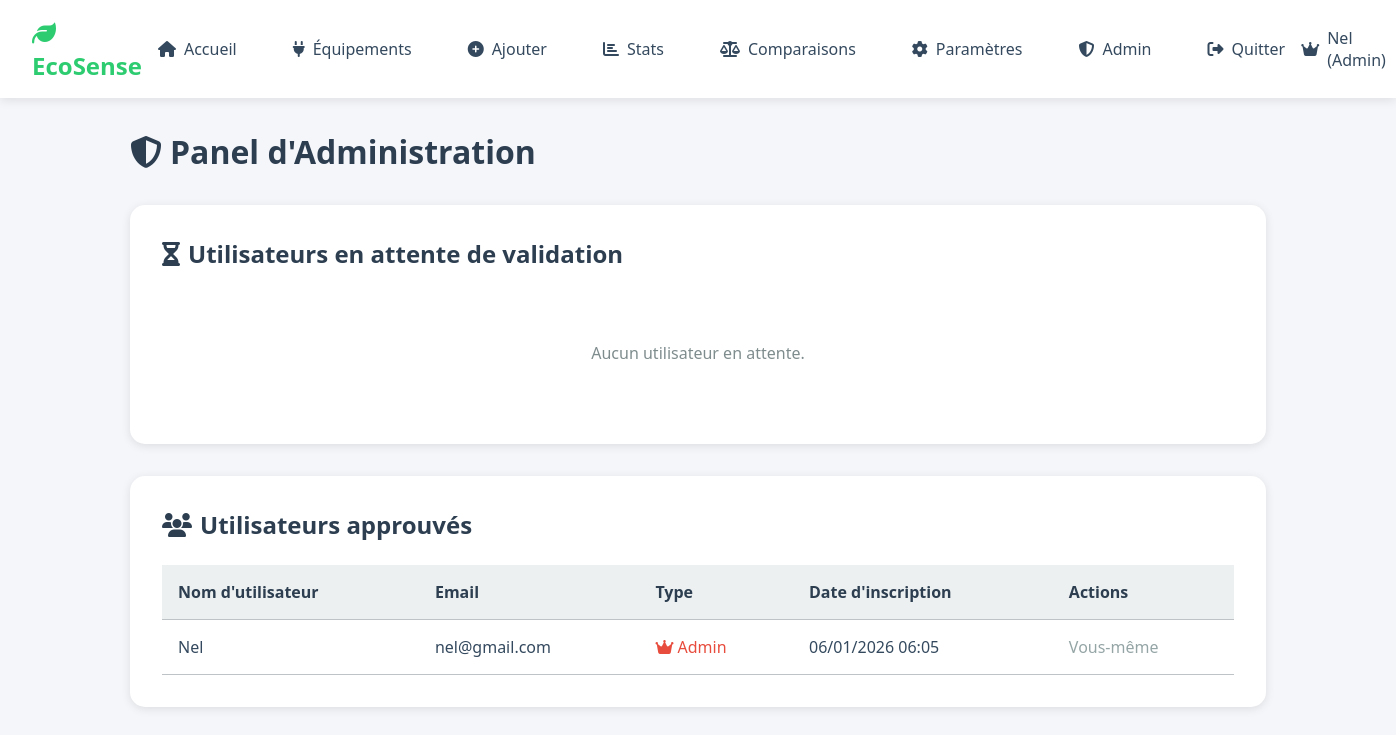
Page /admin (signed in) on the earlier database version.
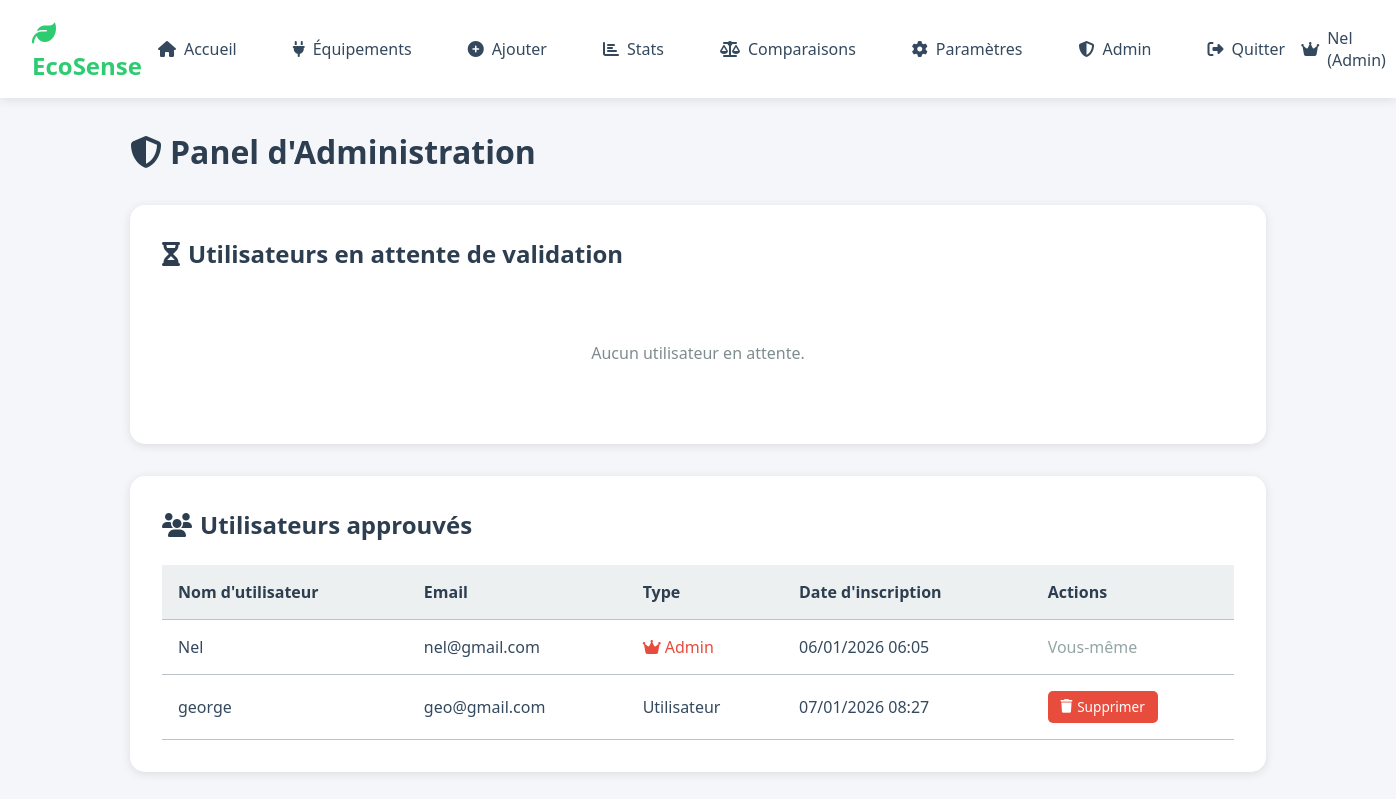
Same page on the later database version.
### models/database.py (models this page shows, shortened)
class User(Base):
    __tablename__ = 'users'
    id = Column(Integer, primary_key=True)
    username = Column(String(80), unique=True, nullable=False)
    email = Column(String(120), unique=True, nullable=False)
    password_hash = Column(String(200), nullable=False)
    date_created = Column(DateTime, default=datetime.now)
    is_admin = Column(Integer, default=0)
    is_approved = Column(Integer, default=0)
    alert_threshold = Column(Float, default=10.0)
    daily_goal = Column(Float, default=5.0)
    equipments = relationship('Equipment', back_populates='user', lazy='select')
    usages = relationship('Usage', back_populates='user', lazy='select')
    predictions = relationship('Prediction', back_populates='user', lazy='select')

### app.py (the view)
@app.route('/admin')
@admin_required
def admin_panel():
    db = get_session()
    try:
        pending_users = db.query(User).filter(User.is_approved == 0).all()
        approved_users = db.query(User).filter(User.is_approved == 1).all()
        return render_template('admin_panel.html',
                               pending_users=pending_users,
                               approved_users=approved_users)
    finally:
        db.close()

### app.py (called while the page is built)
def admin_required(f):
    @wraps(f)
    def decorated_function(*args, **kwargs):
        if 'user_id' not in session:
            flash('Vous devez être connecté.', 'warning')
            return redirect(url_for('login'))
        if session.get('is_admin') != 1:
            flash('Accès refusé : réservé aux administrateurs.', 'danger')
            return redirect(url_for('home'))
        return f(*args, **kwargs)
    return decorated_function

### models/database.py (called while the page is built)
def get_session():
    engine = create_engine('sqlite:///database.db', echo=False)
    Session = sessionmaker(bind=engine)
    return Session()

### templates/admin_panel.html (shortened to what the changed rows need)
<!DOCTYPE html>
<html lang="fr">
<head>
    <link rel="stylesheet" href="https://cdnjs.cloudflare.com/ajax/libs/font-awesome/6.4.0/css/all.min.css">
    <link rel="stylesheet" href="{{ url_for('static', filename='css/style.css') }}">
</head>
<body>
    <nav class="navbar">
        <div class="nav-brand"><i class="fas fa-leaf"></i> EcoSense</div>
        <ul class="nav-menu">
            <li><a href="{{ url_for('home') }}"><i class="fas fa-home"></i> Accueil</a></li>
            <li><a href="{{ url_for('equipments') }}"><i class="fas fa-plug"></i> Équipements</a></li>
            <li><a href="{{ url_for('add_usage') }}"><i class="fas fa-plus-circle"></i> Ajouter</a></li>
            <li><a href="{{ url_for('statistics') }}"><i class="fas fa-chart-bar"></i> Stats</a></li>
            <li><a href="{{ url_for('comparisons') }}"><i class="fas fa-balance-scale"></i> Comparaisons</a></li>
            <li><a href="{{ url_for('settings') }}"><i class="fas fa-cog"></i> Paramètres</a></li>
            {% if session.is_admin == 1 %}
            <li><a href="{{ url_for('admin_panel') }}"><i class="fas fa-shield-alt"></i> Admin</a></li>
            {% endif %}
            <li><a href="{{ url_for('logout') }}"><i class="fas fa-sign-out-alt"></i> Quitter</a></li>
        </ul>
        <div class="nav-user"><i class="fas fa-crown"></i> {{ session.username }} (Admin)</div>
    </nav>
    <div class="container">
        <div class="page-header">
            <h1><i class="fas fa-shield-alt"></i> Panel d'Administration</h1>
        </div>
        <div class="section">
            <h2><i class="fas fa-hourglass-half"></i> Utilisateurs en attente de validation</h2>
        </div>
        <div class="section">
            <h2><i class="fas fa-users"></i> Utilisateurs approuvés</h2>
            {% if approved_users %}
                <table class="table">
                    <thead>
                        <tr>
                            <th>Nom d'utilisateur</th>
                            <th>Email</th>
                            <th>Type</th>
                            <th>Date d'inscription</th>
                            <th>Actions</th>
                        </tr>
                    </thead>
                    <tbody>
                        {% for user in approved_users %}
                        <tr>
                            <td>{{ user.username }}</td>
                            <td>{{ user.email }}</td>
                            <td>
                                {% if user.is_admin == 1 %}
                                    <span style="color: #e74c3c;"><i class="fas fa-crown"></i> Admin</span>
                                {% else %}
                                    <span>Utilisateur</span>
                                {% endif %}
                            </td>
                            <td>{{ user.date_created.strftime('%d/%m/%Y %H:%M') }}</td>
                            <td>
                                {% if user.id != session.user_id %}
                                <a href="{{ url_for('delete_user', user_id=user.id) }}"
                                   class="btn-small btn-delete"
                                   onclick="return confirm('Supprimer cet utilisateur ?')">
                                    <i class="fas fa-trash"></i> Supprimer
                                </a>
                                {% else %}
                                <span style="color: #95a5a6;">Vous-même</span>
                                {% endif %}
                            </td>
                        </tr>
                        {% endfor %}
                    </tbody>
                </table>
            {% else %}
                <p class="empty-state">Aucun utilisateur approuvé.</p>
            {% endif %}
        </div>
    </div>
</body>
</html>

Differences in the rows shown:
added User: username "george", email "geo@gmail.com", is_admin "Utilisateur", date_created "07/01/2026 08:27"
